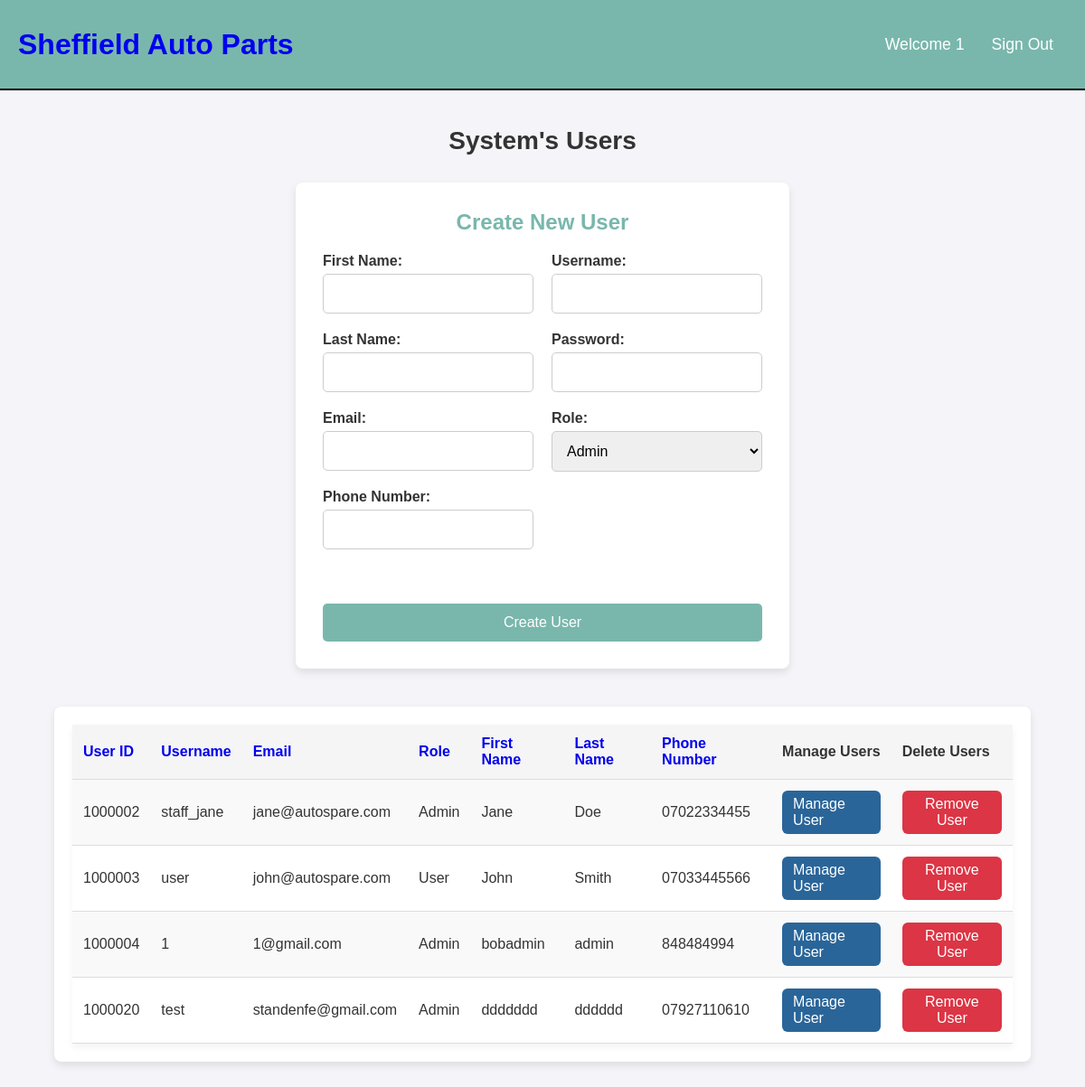
Page /view_users.php (signed in) on the committed database.
### tables this page shows
CREATE TABLE `users` (
  `user_id` int(11) NOT NULL,
  `username` varchar(50) NOT NULL,
  `password` varchar(255) NOT NULL,
  `email` varchar(99) NOT NULL,
  `role` varchar(20) NOT NULL,
  `active` tinyint(1) DEFAULT 1
);

CREATE TABLE `user_details` (
  `user_detail_id` int(11) NOT NULL,
  `user_id` int(11) NOT NULL,
  `first_name` varchar(50) NOT NULL,
  `last_name` varchar(50) NOT NULL,
  `phone_number` varchar(15) NOT NULL
);

### include/functions.php (called while the page is built, shortened)
<?php
function check_login($con){
  if(isset($_SESSION['user_id'])){
    $users_id = $_SESSION['user_id'];
    $check_login_query = "SELECT * FROM users WHERE user_id = '$users_id'";
    $logged_in_result = mysqli_query($con,$check_login_query);
    if($logged_in_result && mysqli_num_rows($logged_in_result) === 1){
      $user_data = mysqli_fetch_assoc($logged_in_result);
      return $user_data;
    }
  }
}
?>

### include/init.php (called while the page is built, shortened)
<?php
include('include/connection.php');
include('include/functions.php');
$user_data = check_login($con);
?>

### view_users.php (the view, shortened to what this page needs)
<?php
include('include/init.php');
$sort_column = $_GET['sort_column'] ?? 'user_id';
$sort_order = $_GET['sort_order'] ?? 'ASC';
$next_sort_order = ($sort_order === 'ASC') ? 'DESC' : 'ASC';
$sql = "SELECT
            users.user_id,
            users.username,
            users.password,
            users.email,
            users.role,
            user_details.first_name,
            user_details.last_name,
            user_details.phone_number
        FROM
            users
        LEFT JOIN
            user_details
        ON
            users.user_id = user_details.user_id
        WHERE
            users.active = 1
        ORDER BY
            $sort_column $sort_order";
$result = $con->query($sql);
?>
<!DOCTYPE html>
<html lang="en">
<head>
    <link rel="stylesheet" href="style/base.css">
    <link rel="stylesheet" href="style/tablelist.css">
</head>
<body>
    <?php include('include/header.php')?>
    <div class="page-container">
        <h2 class="page-title">System's Users</h2>
        <form action="view_users.php" method="POST" class="adding-form">
            <h3>Create New User</h3>
            <div class="form-columns">
                <div class="right-column">
                    <div class="form-box">
                        <label for="first_name">First Name:</label>
                        <input type="text" id="first_name" name="first_name">
                    </div>
                    <div class="form-box">
                        <label for="last_name">Last Name:</label>
                        <input type="text" id="last_name" name="last_name">
                    </div>
                    <div class="form-box">
                        <label for="email">Email:</label>
                        <input type="email" id="email" name="email" required>
                    </div>
                    <div class="form-box">
                        <label for="phone_number">Phone Number:</label>
                        <input type="text" id="phone_number" name="phone_number">
                    </div>
                </div>
                <div class="left-column">
                    <div class="form-box">
                        <label for="username">Username:</label>
                        <input type="text" id="username" name="username" required>
                    </div>
                    <div class="form-box">
                        <label for="password">Password:</label>
                        <input type="password" id="password" name="password" required>
                    </div>
                    <div class="form-box">
                        <label for="role">Role:</label>
                        <select id="role" name="role">
                            <option value="admin">Admin</option>
                        </select>
                    </div>
                </div>
            </div>
            <button type="submit" name="create_user" class="save-btn">Create User</button>
        </form>
        <div class="table-container">
            <table class="inventory-list">
                <thead>
                    <tr>
                        <th><a href="?sort_column=user_id&sort_order=<?php echo $next_sort_order; ?>">User ID</a></th>
                        <th><a href="?sort_column=username&sort_order=<?php echo $next_sort_order; ?>">Username</a></th>
                        <th><a href="?sort_column=email&sort_order=<?php echo $next_sort_order; ?>">Email</a></th>
                        <th><a href="?sort_column=role&sort_order=<?php echo $next_sort_order; ?>">Role</a></th>
                        <th><a href="?sort_column=first_name&sort_order=<?php echo $next_sort_order; ?>">First Name</a></th>
                        <th><a href="?sort_column=last_name&sort_order=<?php echo $next_sort_order; ?>">Last Name</a></th>
                        <th><a href="?sort_column=phone_number&sort_order=<?php echo $next_sort_order; ?>">Phone Number</a></th>
                        <th>Manage Users</th>
                        <th>Delete Users</th>
                    </tr>
                </thead>
                <tbody>
                    <?php
                    if ($result && $result->num_rows > 0) {
                        while ($row = $result->fetch_assoc()) {
                            echo "<tr id='row-{$row['user_id']}'>";
                            echo "<td>" . htmlspecialchars($row['user_id']) . "</td>";
                            echo "<td>" . htmlspecialchars($row['username']) . "</td>";
                            echo "<td>" . htmlspecialchars($row['email']) . "</td>";
                            echo "<td>" . htmlspecialchars($row['role']) . "</td>";
                            echo "<td>" . htmlspecialchars($row['first_name'] ?? "N/A") . "</td>";
                            echo "<td>" . htmlspecialchars($row['last_name'] ?? "N/A") . "</td>";
                            echo "<td>" . htmlspecialchars($row['phone_number'] ?? "N/A") . "</td>";
                            echo "<td><a href='manage_users.php?user_id=" . htmlspecialchars($row['user_id']) . "' class='manage-btn'>Manage User</a></td>";
                            echo "<td>
                                    <form method='POST' onsubmit='return confirm(\"Are you sure you want to delete this user?.\");'>
                                        <input type='hidden' name='user_id' value='" . htmlspecialchars($row['user_id']) . "'>
                                        <button type='submit' name='remove_user' class='remove-btn'>Remove User</button>
                                    </form>
                                  </td>";
                            echo "</tr>";
                        }
                    } else {
                        echo "<tr><td colspan='8'>No users found.</td></tr>";
                    }
                    ?>
                </tbody>
            </table>
        </div>
    </div>
</body>
</html>

### include/header.php
<link rel="stylesheet" href="style/header.css">
<header>
  <div class="logo">
  <h1 class="logo-text">
    <a href="home.php">
      <span>Sheffield</span> Auto Parts
    </a>
  </h1>
</div>
<ul class="navbar">
  <li><a href="home.php">Welcome <?php echo htmlspecialchars($user_data['username']); ?></a></li>
  <li><a href="logout.php">Sign Out</a></li>
</ul>
</header>

### style/base.css (style rules this page uses)
* { font-family: 'Poppins', sans-serif; margin: 0; padding: 0; box-sizing: border-box; text-decoration: none; }
body { background-color: #f9f9f9; min-height: 100vh; }
.page-container { min-height: 75vh; width: 100%; background-position: center; background-size: cover; position: relative; display: flex; flex-direction: column; margin: 0 auto; padding-top: 0px; justify-content: center; align-items: center; }
.page-title { margin-top: 20px; font-size: 24px; margin-bottom: 20px; text-align: center; }
.form, .adding-form { display: flex; flex-direction: column; max-width: 1000px; margin: 10px auto; padding: 30px; background-color: #ffffff; border-radius: 8px; box-shadow: 0 4px 8px rgba(0, 0, 0, 0.1); justify-content: center; align-items: center; }
.form h3, .adding-form h3 { width: 100%; text-align: center; color: #79B7AC; margin-bottom: 20px; font-size: 24px; font-weight: bold; }
.form-columns { display: flex; justify-content: space-between; margin-bottom: 20px; width: 100%; gap: 20px; }
.left-column, .right-column { display: flex; flex-direction: column; width: 100%; }
.form-box { display: flex; flex-direction: column; margin-bottom: 20px; }
.form-box label { font-weight: bold; margin-bottom: 5px; }
.form-box input, .form-box textarea, .form-box select { padding: 12px; border: 1px solid #ccc; border-radius: 5px; font-size: 16px; width: 100%; box-sizing: border-box; }
.save-btn { display: block; width: 100%; padding: 12px 15px; background-color: #79B7AC; color: white; border: none; border-radius: 5px; cursor: pointer; font-size: 16px; margin-top: 20px; }

### style/tablelist.css (style rules this page uses)
* { font-family: 'Poppins', sans-serif; margin: 0; padding: 0; box-sizing: border-box; text-decoration: none; }
body { background-color: #f4f4f9; color: #333; }
.page-container { min-height: auto; width: 100%; position: relative; display: flex; flex-direction: column; padding-top: 20px; margin: 0 auto; align-items: center; }
.page-title { margin-top: 20px; margin-bottom: 20px; font-size: 28px; font-weight: 600; text-align: center; color: #333; }
.table-container { background-color: #fff; width: 90%; max-width: 1600px; padding: 1.25rem; border-radius: 8px; margin: 2rem auto; box-shadow: 0 4px 8px rgba(0, 0, 0, 0.1); overflow-x: auto; }
.inventory-list { width: 100%; border-collapse: collapse; background-color: #fff; box-shadow: 0 4px 8px rgba(0, 0, 0, 0.05); }
.inventory-list thead { background-color: #f5f5f5; }
.inventory-list th, .inventory-list td { padding: 12px; text-align: left; border-bottom: 1px solid #ddd; }
.inventory-list th { font-weight: bold; background-color: #f5f5f5; color: #333; }
.inventory-list tbody tr { background-color: #fff; }
.inventory-list tbody tr:nth-child(odd) { background-color: #f9f9f9; }
.manage-btn { background-color: #2a6599; display: inline-block; padding: 6px 12px; cursor: pointer; color: white; border: none; border-radius: 6px; font-size: 16px; transition: background-color 0.3s ease; }
.remove-btn { display: inline-block; padding: 6px 12px; cursor: pointer; color: white; background-color: #dc3545; border: none; border-radius: 6px; font-size: 16px; transition: background-color 0.3s ease; }

### style/header.css (style rules this page uses)
header { background: #79B7AC; height: 100px; display: flex; justify-content: space-between; align-items: center; border-bottom: 2px solid black; color: white; padding: 0 20px; }
header .logo { max-height: 80px; display: flex; align-items: center; color: white; }
header .navbar { display: flex; align-items: center; }
header ul { margin: 20; padding: 20; list-style: none; display: flex; color: white; }
header ul li { position: relative; }
header ul li a { display: block; padding: 20px 15px; font-size: 1.1em; color: white; text-decoration: none; border-radius: 4px; }

### rows in the picture
users: username "1"
user_details: user.user_id "1000002", user.username "staff_jane", user.email "jane@autospare.com", user.role "Admin", first_name "Jane", last_name "Doe", phone_number "07022334455"
user_details: user.user_id "1000003", user.username "user", user.email "john@autospare.com", user.role "User", first_name "John", last_name "Smith", phone_number "07033445566"
user_details: user.user_id "1000004", user.username "1", user.email "1@gmail.com", user.role "Admin", first_name "bobadmin", last_name "admin", phone_number "848484994"
user_details: user.user_id "1000020", user.username "test", user.email "standenfe@gmail.com", user.role "Admin", first_name "ddddddd", last_name "dddddd", phone_number "07927110610"
